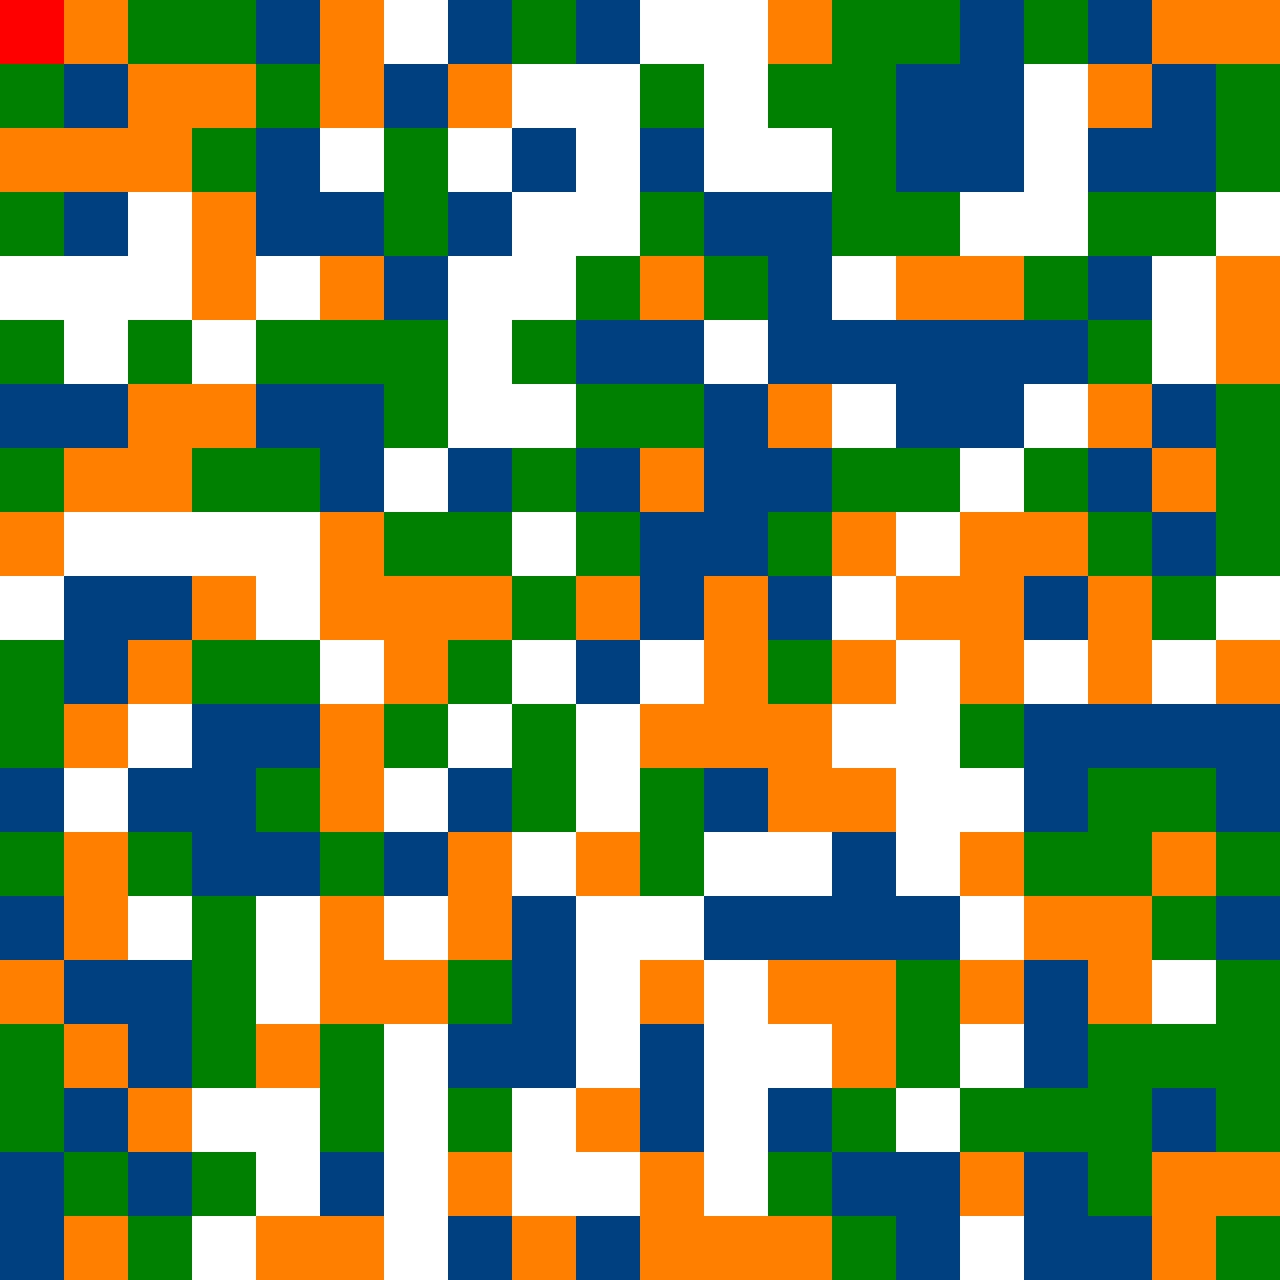

Below is a game level as drawn by its tile map, then a one-line description and the .tmx that defines it (tile-layer data replaced by summaries):
An orthogonal 20x20 tile map with 64x64 px tiles, 1 tile layer (Tile Layer 1).

<map version="1.0" orientation="orthogonal" width="20" height="20" tilewidth="64" tileheight="64">
 <tileset firstgid="1" name="tileset" tilewidth="64" tileheight="64">
  <image source="../../../gamejam-desktop/packed/tileset.png" width="512" height="64" />
 </tileset>
 <layer name="Tile Layer 1" width="20" height="20">
  <data>[400 cells, 400 non-empty, 5 distinct tile ids]</data>
 </layer>
</map>